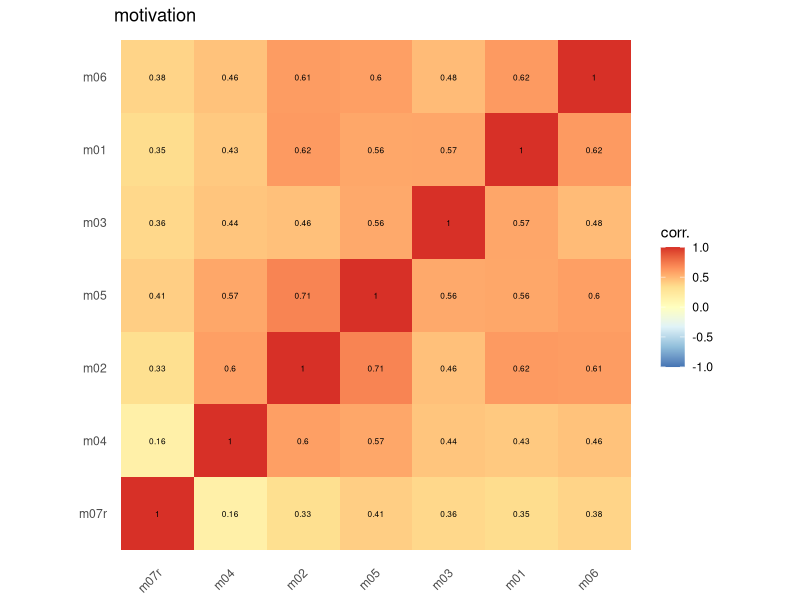
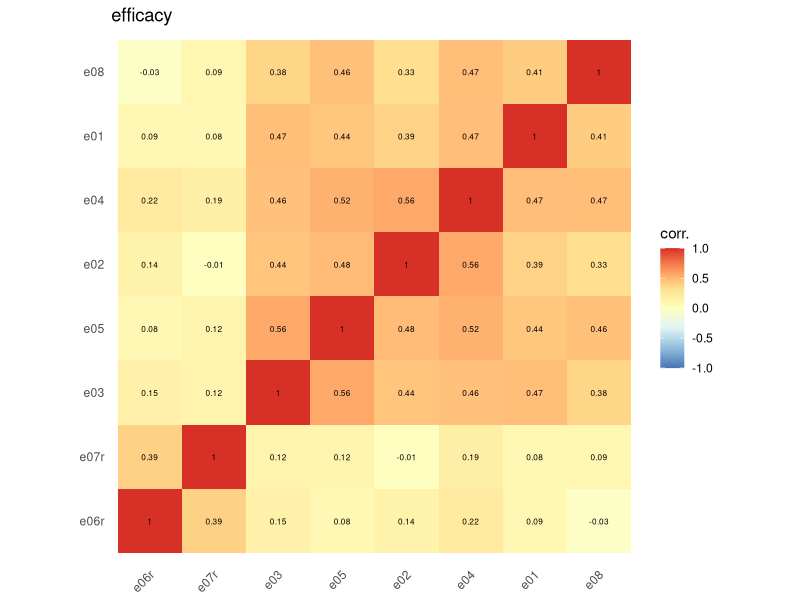
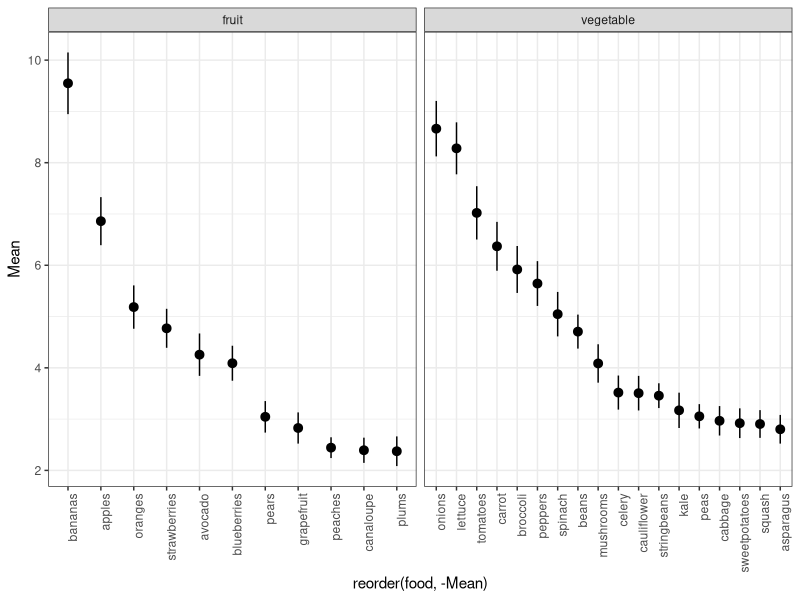
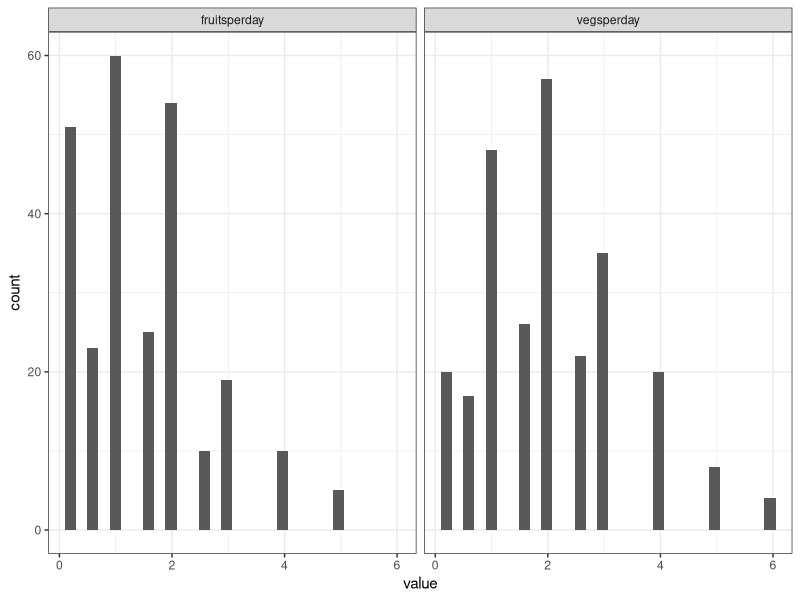
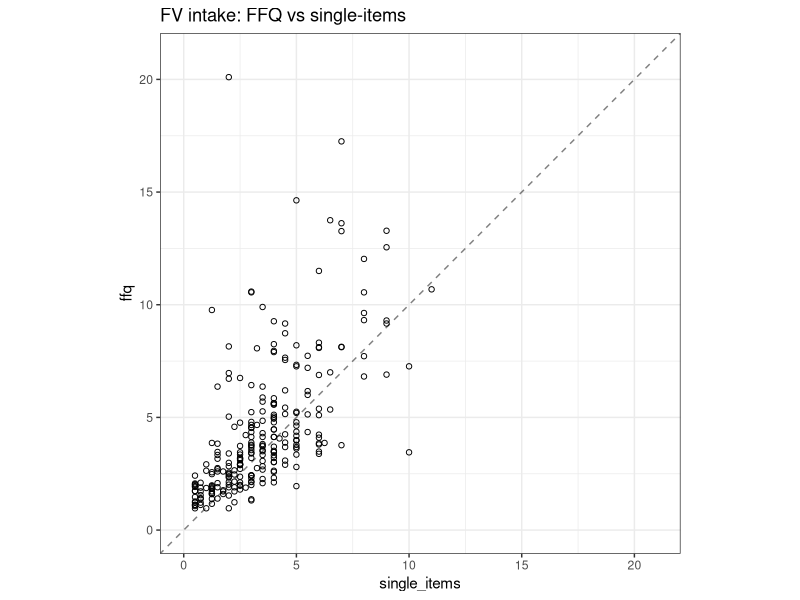
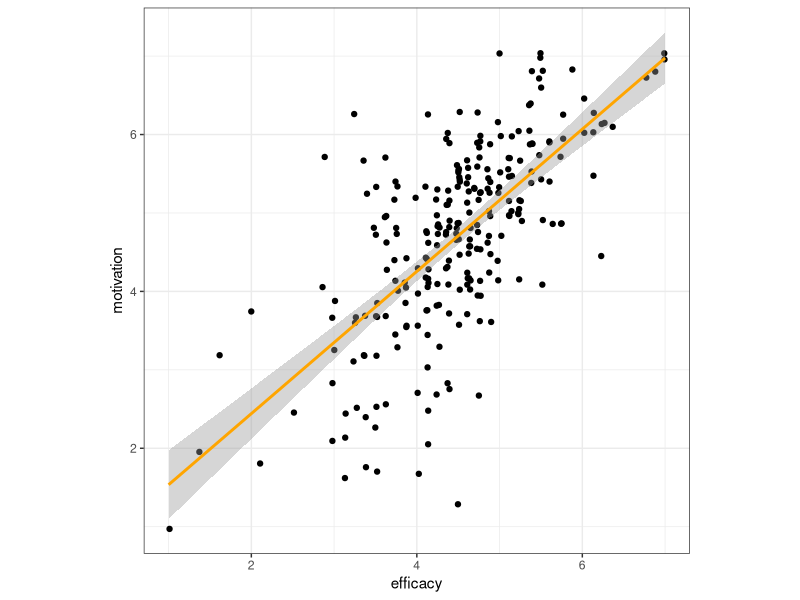
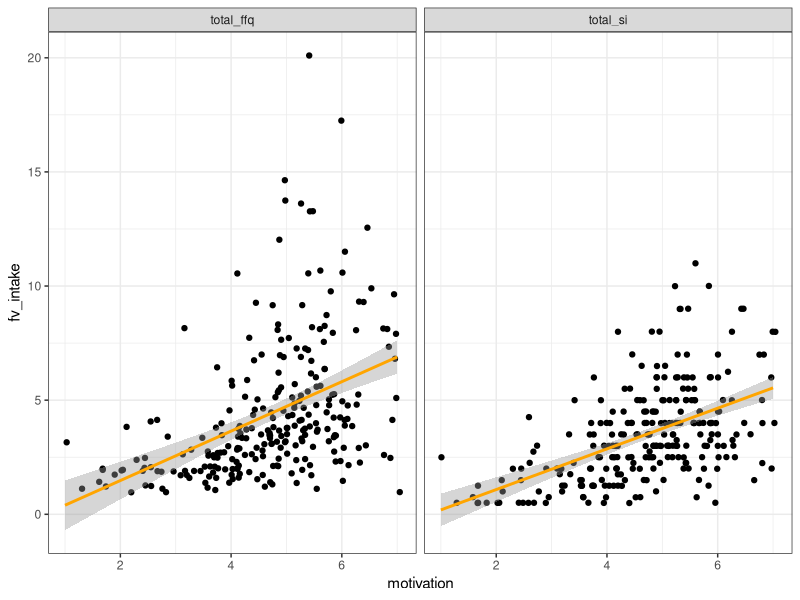
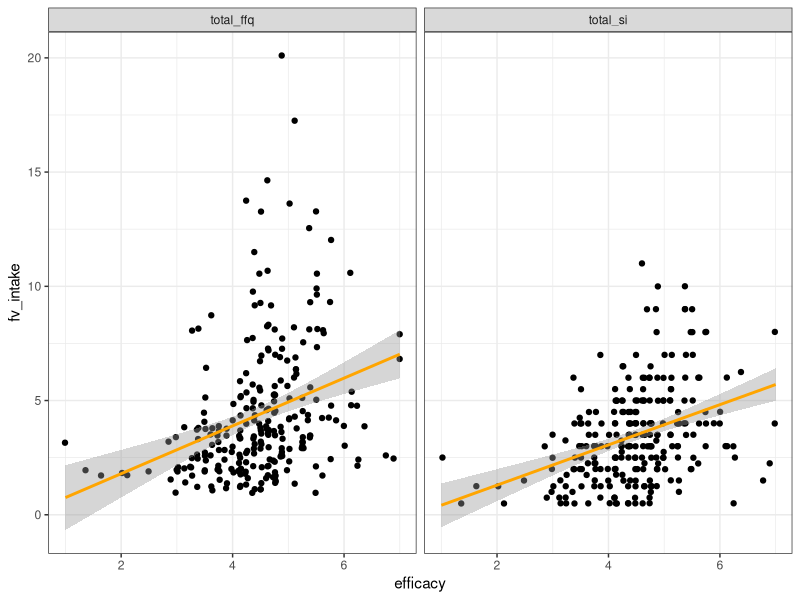

The R script that drew these images, in order:
## ---- chunk 1
library(tidyverse)
## ---- chunk 2
# load (anonymized) data
header <- colnames(read.csv("../data/nutrition+scales+prereg_February+26,+2019_14.51.csv", header = TRUE))
df <- read.csv("../data/nutrition+scales+prereg_February+26,+2019_14.51.csv", skip = 3, header = FALSE, col.names = header)

# do some preliminary tidying
df <- df %>%
  as_tibble() %>%
  select(workerId, StartDate:Finished, sex:ffq_fruit_plums, ffq_time_Page.Submit, e01:surv_pay, LocationLatitude, LocationLongitude) %>%
  rename(Duration = Duration..in.seconds.)

# and trim bad subjects
df <- df %>%
  filter(check_2==2, check_7==7, ffq_veg_check6==6, ffq_fruit_check30==30) %>%
  select(-contains("check"))
## ---- chunk 3

rcor <- function(x,y=NULL, digits=3){
  # rounded correlation
  round(cor(x,y),digits)
}

# corr plot code
## ----------------------------------------

reorder_cormat <- function(cormat){
  # Use correlation between variables as distance
  dd <- as.dist((1-cormat)/2)
  hc <- hclust(dd)
  cormat <-cormat[hc$order, hc$order]
}

# Get lower triangle of the correlation matrix
get_lower_tri<-function(cormat){
  cormat[upper.tri(cormat)] <- NA
  return(cormat)
}
# Get upper triangle of the correlation matrix
get_upper_tri <- function(cormat){
  cormat[lower.tri(cormat)]<- NA
  return(cormat)
}
  
## ----------------------------------------
df %>%
  # select(e01:e08) %>%
  select(m01:m07r) %>%
  # select(b01:b12r) %>%
  cor() %>%
  reorder_cormat() %>%
  # get_lower_tri() %>%
  reshape2::melt(na.rm=TRUE) %>%
  ggplot(aes(x=Var1, y = Var2, fill = value)) +
  geom_tile(color = "white") +
  geom_tile() +
  geom_text(aes(label=round(value,2)), size=6*.35) +
  scale_fill_distiller(type="div", palette = "RdYlBu", limit=c(-1,1)) +
  # scale_fill_viridis_c(limit = c(-1,1)) +
  theme_minimal() +
  theme(axis.text.x = element_text(angle = 45, hjust = 1, vjust=.85)) +
  theme(aspect.ratio = 1) +
  theme(
    axis.title.x = element_blank(),
    axis.title.y = element_blank(),
    panel.grid.major = element_blank(),
    panel.border = element_blank(),
    panel.background = element_blank(),
    axis.ticks = element_blank()
  ) +
  labs(fill="corr.", title="motivation")
## ---- chunk 4
df %>%
  select(e01:e08) %>%
  # select(m01:m08) %>%
  # select(b01:b12r) %>%
  cor() %>%
  reorder_cormat() %>%
  # get_lower_tri() %>%
  reshape2::melt(na.rm=TRUE) %>%
  ggplot(aes(x=Var1, y = Var2, fill = value)) +
  geom_tile(color = "white") +
  geom_tile() +
  geom_text(aes(label=round(value,2)), size=6*.35) +
  scale_fill_distiller(type="div", palette = "RdYlBu", limit=c(-1,1)) +
  # scale_fill_viridis_c(limit = c(-1,1)) +
  theme_minimal() +
  theme(axis.text.x = element_text(angle = 45, hjust = 1, vjust=.85)) +
  theme(aspect.ratio = 1) +
  theme(
    axis.title.x = element_blank(),
    axis.title.y = element_blank(),
    panel.grid.major = element_blank(),
    panel.border = element_blank(),
    panel.background = element_blank(),
    axis.ticks = element_blank()
  ) +
  labs(fill="corr.", title="efficacy")
## ---- chunk 5
effect_alpha <- psych::alpha((df %>% select(e01:e08)), check.keys = TRUE)
motive_alpha <- psych::alpha((df %>% select(m01:m07r)), check.keys = TRUE)

effect_alpha$total$raw_alpha
motive_alpha$total$raw_alpha
## ---- chunk 6
effect_alpha
## ---- chunk 7
df %>%
  select(workerId, starts_with("ffq_veg"), starts_with("ffq_fruit")) %>%
  gather(food, value, -workerId) %>%
  group_by(food) %>%
  summarize(Mean = mean(value), se = sd(value)/sqrt(n()) ) %>%
  mutate(ll = Mean + se, ul = Mean-se) %>%
  mutate(category = ifelse(grepl("veg", food), "vegetable","fruit")) %>%
  mutate(food = gsub("ffq_veg_","", food)) %>%
  mutate(food = gsub("ffq_fruit_","", food)) %>%
  ggplot(aes(x=reorder(food,-Mean), y=Mean, ymin=ll, ymax=ul)) +
  geom_pointrange() +
  facet_wrap(~category, scales="free_x") +
  theme_bw() +
  theme(axis.text.x = element_text(angle = 90, hjust = 1))
  
## ---- chunk 8
df %>%
  select(workerId, fruitsperday, vegsperday) %>%
  gather(food, value, -workerId) %>% 
  ggplot(aes(x=value)) +
    geom_histogram() +
  facet_wrap(~food) +
  theme_bw()
## ---- chunk 9
df %>%
  select(workerId, 
         fruitsperday, 
         vegsperday, 
         starts_with("ffq_veg"), 
         starts_with("ffq_fruit")
         ) %>%
  gather(food, value, -workerId, -fruitsperday, -vegsperday) %>%
  mutate(category = ifelse(grepl("veg", food), "vegetable","fruit")) %>%
  group_by(workerId, fruitsperday, vegsperday, category) %>%
  summarize(ffq_avg = sum(value)/30) %>%
  spread(category, ffq_avg) -> fv_df

## ---- chunk 10
fv_df %>%
  mutate(ffq = fruit + vegetable, single_items = fruitsperday+vegsperday) %>% 
  ggplot(aes(x=single_items, y=ffq)) +
  geom_point(shape=1) +
  # geom_smooth(method="lm") +
  geom_abline(slope=1,intercept=0, linetype="dashed", alpha=.5) +
  xlim(c(0,21)) +
  ylim(c(0,21)) +
  theme_bw() +
  theme(aspect.ratio = 1) +
  labs(title="FV intake: FFQ vs single-items")
## ---- chunk 11
df %>%
  gather(food, value, starts_with("ffq_veg"), starts_with("ffq_fruit")) %>%
  mutate(category = ifelse(grepl("veg", food), "vegetable", "fruit")) %>%
  group_by(workerId, fruitsperday, vegsperday, category) %>%
  summarize(ffq_avg = sum(value) / 30) %>%
  spread(category, ffq_avg) %>%
  left_join(
    (
      df %>%
        gather(item, response, e01:e08, m01:m07r) %>% # exclude b08
        mutate(
          scale = case_when(
            grepl("m", item) ~ "motivation",
            grepl("e", item) ~ "efficacy",
          )
        ) %>%
        group_by(workerId, scale) %>%
        summarize(mean_response = mean(response)) %>%
        spread(scale, mean_response)
    ),
    by = "workerId"
  ) %>%
  mutate(total_si = fruitsperday + vegsperday, total_ffq = fruit + vegetable) %>%
  ungroup() -> df_basic

## ---- chunk 12

rcor(
  df_basic %>% 
    select(motivation, efficacy, total_si, total_ffq)
  )

## ---- chunk 13
df_basic %>%
  ggplot(aes(x=efficacy, y = motivation)) +
  geom_jitter() +
  # scale_color_viridis_c() +
  geom_smooth(method="lm", color="orange") +
  theme_bw() +
  theme(aspect.ratio=1)
## ---- chunk 14
df_basic %>%
  gather(measure, fv_intake, total_ffq,total_si) %>%
  ggplot(aes(x=motivation, y = fv_intake)) +
  geom_jitter() +
  scale_color_viridis_c() +
  geom_smooth(method="lm", color="orange") +
  theme_bw() +
  facet_wrap(~measure)
## ---- chunk 15
df_basic %>%
  gather(measure, fv_intake, total_ffq,total_si) %>%
  ggplot(aes(x=efficacy, y = fv_intake)) +
  geom_jitter() +
  scale_color_viridis_c() +
  geom_smooth(method="lm", color="orange") +
  theme_bw() +
  facet_wrap(~measure)
## ---- chunk 16
df_basic_scaled <-  df_basic %>%
  select(-workerId) %>%
  mutate_all(scale)

lm(total_si ~ efficacy, data=df_basic_scaled) %>% summary()
lm(total_si ~ efficacy + motivation, data=df_basic_scaled) %>% summary()
# lm(total_ffq ~ efficacy + motivation, data=df_basic_scaled) %>% summary()
## ---- chunk 17
df_basic %>%
  left_join(df %>% select(workerId, income, educ, age, sex), by ="workerId") %>%
  filter(income!=0) %>%
  ggplot(aes(x=income, y=total_ffq)) +
  geom_jitter(width=.25,height=0) +
  geom_smooth() +
  theme_bw() +
  labs(title="Income x ffq")

## ---- chunk 18
df_basic %>%
  left_join(df %>% select(workerId, income, educ, age, sex), by ="workerId") %>%
  filter(educ!=-1) %>%
  ggplot(aes(x=educ, y=total_ffq)) +
  geom_jitter(height=0,width=.25) +
  geom_smooth() +
  theme_bw() +
  ylim(0,15) +
  labs(title="Education")
## ---- chunk 19
df_basic %>%
  left_join(df %>% select(workerId, income, educ, age, sex), by ="workerId") %>%
  # filter(educ!=-1) %>%
  ggplot(aes(x=age, y=total_ffq)) +
  geom_jitter(height=.1,width=1) +
  geom_smooth() +
  ylim(0,15) +
  theme_bw() +
  labs(title="Age")
## ---- chunk 20
df_basic %>%
  left_join(df %>% select(workerId, LocationLatitude, LocationLongitude ), by ="workerId") %>%
  filter(LocationLatitude < 50, LocationLatitude > 25) %>%
  ggplot(aes(x=LocationLatitude, y=total_ffq)) +
  # geom_jitter(height=.1,width=1) +
  geom_point() +
  geom_smooth(method="lm") +
  ylim(0,15) +
  theme_bw() +
  labs(title="Latitude x FFQ")


df_basic %>%
  left_join(df %>% select(workerId, LocationLatitude, LocationLongitude ), by ="workerId") %>%
  filter(LocationLatitude < 50, LocationLatitude > 25) %>%
  gather(measure, fv_intake, total_ffq, total_si) %>%
  ggplot(aes(x=motivation, y = fv_intake, color=LocationLatitude)) +
  geom_jitter(width=.1,height=.1) +
  scale_color_viridis_c() +
  geom_smooth(method="lm", color="orange") +
  theme_bw() +
  facet_wrap(~measure)
## ---- chunk 21
df %>%
  select(workerId, 
         fruitsperday, 
         vegsperday, 
         starts_with("ffq_veg"), 
         starts_with("ffq_fruit")
         ) %>%
  gather(food, value, -workerId, -fruitsperday, -vegsperday) %>%
  mutate(value = recode( value,
    `1`=1,
    `2.5`=2,
    `6`=3,
    `16`=4,
    `30`=5
  )) %>%
  mutate(category = ifelse(grepl("veg", food), "vegetable","fruit")) %>%
  group_by(workerId, fruitsperday, vegsperday, category) %>%
  summarize(ffq_avg = sum(value)) %>%
  ungroup() %>%
  spread(category, ffq_avg) %>%
  mutate(ffq = fruit + vegetable, single_items = fruitsperday+vegsperday) %>% 
  select(ffq, single_items, workerId) %>%
  left_join(df_basic, by="workerId") %>%
  select(ffq, single_items, motivation, efficacy) %>%
  rcor()
